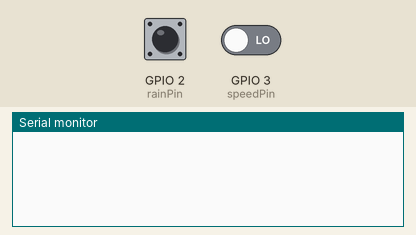
Simulated run of this sketch. Board: ESP32. Parts: the last lines printed to the serial monitor. The test bench sets the inputs (shaded band); at power-on: GPIO 3 (speedPin) LOW, GPIO 2 (rainPin) HIGH.

Above: at 1.2 s.
1.3 s: GPIO 3 (speedPin) driven HIGH
At 2.5 s:
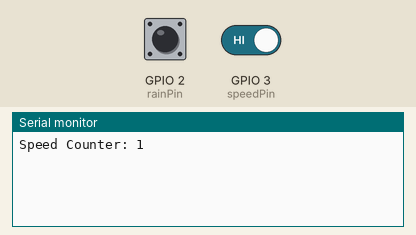
4.3 s: GPIO 2 (rainPin) pulsed LOW 2 times (0.12 s each, 0.3 s apart)
At 6.0 s:
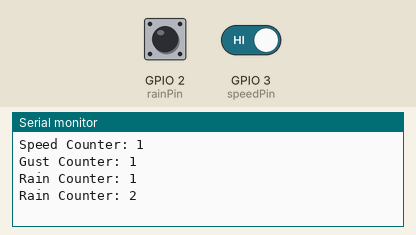

The sketch:

SLAVE_.ino
```cpp
#include <Wire.h>

#define rainPin 2
#define speedPin 3
#define SLAVE_ADDR1 0x03

int prevBTN1 = 1, newBTN1 = 0;
uint16_t RainCounter = 0;

int prevBTN2 = 1, newBTN2 = 0;
uint16_t WindCounter = 0;
int lastWindCount = 0;
uint16_t GustCounter = 0;
int maxGustCount = 0;
int wind = 0;

unsigned long lastTime = 0;
const unsigned long Timer = 3000;
unsigned long time = 0;

void getRain()
{
  newBTN1 = digitalRead(rainPin);
  if (!prevBTN1 && newBTN1) {
    RainCounter++;
    Serial.print("Rain Counter: ");
    Serial.println(RainCounter);
  }
  prevBTN1 = newBTN1;
  delay(5);
}

void getSpeed()
{
  newBTN2 = digitalRead(speedPin);
  if (!prevBTN2 && newBTN2)
  {
    WindCounter++;
    Serial.print("Speed Counter: ");
    Serial.println(WindCounter);
  }
  prevBTN2 = newBTN2;
  delay(5);
}

void getGustCounter()
{
  wind = WindCounter - lastWindCount;
  if (wind > 0)
  {
    GustCounter = wind;
  }
  if (GustCounter > maxGustCount)
  {
    maxGustCount = GustCounter;
    Serial.print("Gust Counter: ");
    Serial.println(maxGustCount);
  }
  lastWindCount = WindCounter;
  delay(5);
}

void setup()
{
  Wire.begin(SLAVE_ADDR1);                // join i2c bus with address #2
  Wire.onRequest(requestEvent); // register event
  Serial.begin(9600);           // start serial for output
}

void loop()
{
  getRain();
  getSpeed();
  time = millis();
  if ((time - lastTime) > Timer)
  {
    getGustCounter();
    lastTime = time;
    GustCounter = 0;
  }
}

void requestEvent()
{
  Wire.write((byte)(RainCounter >> 8));
  Wire.write((byte)(RainCounter & 0xFF));
  Wire.write((byte)(WindCounter >> 8));
  Wire.write((byte)(WindCounter & 0xFF));
  Wire.write((byte)(maxGustCount >> 8));
  Wire.write((byte)(maxGustCount & 0xFF));
  WindCounter = 0;
  RainCounter = 0;
  maxGustCount = 0;
}
```

Measured:
- after the input at 1.3 s, the serial monitor: prints a new line at once (image 1)
- after the input at 4.3 s, the serial monitor: prints a new line after 0.13 s (image 2)
